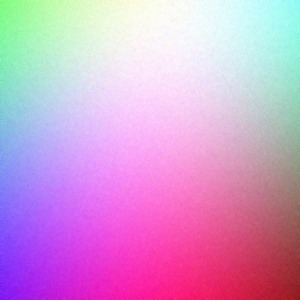
#> input picture server/dataset/train/REAL/real_000.jpg, 300 x 300 px
$ python train_local.py
#> lines starting #> are read from the running program, lines starting #| are printed output that depends on the picture
"""
PHANTOM PHOENIX — Local Dataset Trainer
Uses images already in server/dataset/ (no internet required)
  train/REAL/, train/FAKE/, val/REAL/, val/FAKE/
Same 35-feature ensemble as train_balanced.py
"""

import io
import os
import sys
import glob
import pickle
import numpy as np
from PIL import Image
from sklearn.ensemble import (
    RandomForestClassifier,
    GradientBoostingClassifier,
    ExtraTreesClassifier,
    VotingClassifier,
)
from sklearn.preprocessing import StandardScaler
from sklearn.pipeline import Pipeline
from sklearn.metrics import accuracy_score, classification_report
from collections import Counter

sys.stdout.reconfigure(encoding="utf-8", errors="replace")

# ─────────────────────────────────────────────
# CONFIG
# ─────────────────────────────────────────────
BASE_DIR        = os.path.join("server", "dataset")
MODEL_SAVE_PATH = os.path.join("server", "forensic_model.pkl")
JPEG_AUGMENT_Q  = 75


# ─────────────────────────────────────────────
# JPEG AUGMENTATION
# ─────────────────────────────────────────────
def jpeg_compress(pil_img, quality=75):
    buf = io.BytesIO()
    pil_img.save(buf, format="JPEG", quality=quality)
    buf.seek(0)
    return Image.open(buf).copy()


# ─────────────────────────────────────────────
# 35-FEATURE EXTRACTION  (matches ml_server.py)
# ─────────────────────────────────────────────
def extract_forensic_features(pil_img):
    img = pil_img.convert("RGB").resize((224, 224))
    arr = np.array(img, dtype=np.float32)
    r, g, b = arr[:, :, 0], arr[:, :, 1], arr[:, :, 2]

    r_mean, g_mean, b_mean = r.mean(), g.mean(), b.mean()
    r_std,  g_std,  b_std  = r.std(),  g.std(),  b.std()

    gray = 0.2989 * r + 0.5870 * g + 0.1140 * b

    lap = np.abs(gray[1:-1, 1:-1] * 4 - gray[0:-2, 1:-1]
                 - gray[2:, 1:-1] - gray[1:-1, 0:-2] - gray[1:-1, 2:])
    noise_var  = float(lap.var())
    noise_mean = float(lap.mean())

    fft   = np.fft.fft2(gray)
    fft_s = np.fft.fftshift(fft)
    mag   = np.abs(fft_s)
    h, w  = gray.shape
    ch, cw = h // 2, w // 2
    high_freq = float(np.sum(mag) - np.sum(mag[ch-20:ch+20, cw-20:cw+20]))
    fft_ratio = high_freq / (float(np.sum(mag)) + 1e-6)

    gx = gray[1:-1, 2:] - gray[1:-1, :-2]
    gy = gray[2:, 1:-1] - gray[:-2, 1:-1]
    grad_mag  = np.sqrt(gx**2 + gy**2)
    grad_mean = float(grad_mag.mean())
    grad_std  = float(grad_mag.std())

    def skewness(ch):
        m = ch.mean(); s = ch.std() + 1e-6
        return float(((ch - m) ** 3).mean() / s ** 3)
    r_skew, g_skew, b_skew = skewness(r), skewness(g), skewness(b)

    gray_u8 = gray.astype(np.uint8)
    hist, _ = np.histogram(gray_u8, bins=256, range=(0, 256))
    hist_n  = hist / (hist.sum() + 1e-6)
    entropy = float(-np.sum(hist_n * np.log2(hist_n + 1e-9)))

    def kurtosis(ch):
        m = ch.mean(); s = ch.std() + 1e-6
        return float(((ch - m) ** 4).mean() / s ** 4)
    r_kurt, g_kurt, b_kurt = kurtosis(r), kurtosis(g), kurtosis(b)

    def corr(a, b_ch):
        a_f, b_f = a.flatten(), b_ch.flatten()
        return float(np.corrcoef(a_f, b_f)[0, 1])
    rg_corr = corr(r, g); rb_corr = corr(r, b); gb_corr = corr(g, b)

    def block_var_std(ch, block=8):
        rows, cols = ch.shape[0] // block, ch.shape[1] // block
        vars_ = [float(ch[i*block:(i+1)*block, j*block:(j+1)*block].var())
                 for i in range(rows) for j in range(cols)]
        return float(np.std(vars_)) if vars_ else 0.0
    bv_r, bv_g, bv_b = block_var_std(r), block_var_std(g), block_var_std(b)

    def dct_hf_energy(ch, block=8):
        rows, cols = ch.shape[0] // block, ch.shape[1] // block
        energies = []
        for i in range(rows):
            for j in range(cols):
                patch = ch[i*block:(i+1)*block, j*block:(j+1)*block]
                f = np.fft.fft2(patch)
                mag_b = np.abs(f)
                total = mag_b.sum() + 1e-6
                energies.append(float((total - mag_b[0, 0]) / total))
        return float(np.mean(energies)) if energies else 0.0
    dct_r, dct_g, dct_b = dct_hf_energy(r), dct_hf_energy(g), dct_hf_energy(b)

    def michelson_contrast(ch, block=16):
        rows, cols = ch.shape[0] // block, ch.shape[1] // block
        contrasts = []
        for i in range(rows):
            for j in range(cols):
                patch = ch[i*block:(i+1)*block, j*block:(j+1)*block]
                mn, mx = patch.min(), patch.max()
                contrasts.append(float((mx - mn) / (mx + mn + 1e-6)))
        return float(np.mean(contrasts)) if contrasts else 0.0
    mc_r, mc_g, mc_b = michelson_contrast(r), michelson_contrast(g), michelson_contrast(b)

    def box_blur(ch, kernel=5):
        from numpy.lib.stride_tricks import as_strided
        pad = kernel // 2
        padded = np.pad(ch, pad, mode='reflect')
        view_shape = (ch.shape[0], ch.shape[1], kernel, kernel)
        strides = padded.strides + padded.strides
        patches = as_strided(padded, shape=view_shape, strides=strides)
        return patches.mean(axis=(2, 3))
    residual = gray - box_blur(gray, kernel=5)
    res_mean, res_std = float(residual.mean()), float(residual.std())

    img_hsv  = np.array(img.convert("HSV"), dtype=np.float32)
    sat, hue = img_hsv[:, :, 1], img_hsv[:, :, 0]
    sat_mean, sat_std, hue_std = float(sat.mean()), float(sat.std()), float(hue.std())

    return [
        r_mean, g_mean, b_mean, r_std,  g_std,  b_std,
        noise_var, noise_mean, fft_ratio,
        grad_mean, grad_std,
        r_skew, g_skew, b_skew,
        entropy,
        r_kurt, g_kurt, b_kurt,
        rg_corr, rb_corr, gb_corr,
        bv_r, bv_g, bv_b,
        dct_r, dct_g, dct_b,
        mc_r, mc_g, mc_b,
        res_mean, res_std,
        sat_mean, sat_std, hue_std,
    ]


# ─────────────────────────────────────────────
# LOAD FROM LOCAL FOLDER
# ─────────────────────────────────────────────
def load_split(split_name, augment=False):
    X, y = [], []
    split_dir = os.path.join(BASE_DIR, split_name)

    for label_name, label_val in [("REAL", 0), ("FAKE", 1)]:
        folder = os.path.join(split_dir, label_name)
        files  = sorted(glob.glob(os.path.join(folder, "*.jpg")) +
                        glob.glob(os.path.join(folder, "*.png")) +
                        glob.glob(os.path.join(folder, "*.jpeg")))
        print(f"  [{split_name}/{label_name}] {len(files)} images found")

        for i, fpath in enumerate(files):
            try:
                img  = Image.open(fpath).convert("RGB")
                feat = extract_forensic_features(img)
                X.append(feat)
                y.append(label_val)

                if augment:
                    aug_feat = extract_forensic_features(jpeg_compress(img, JPEG_AUGMENT_Q))
                    X.append(aug_feat)
                    y.append(label_val)

                if (i + 1) % 20 == 0:
                    print(f"    -> {i+1}/{len(files)} done")
            except Exception as e:
                print(f"    [!] Skipped {fpath}: {e}")

    print(f"  [{split_name}] Total: {len(X)} samples | Distribution: {dict(Counter(y))}")
    return np.array(X), np.array(y)


# ─────────────────────────────────────────────
# MAIN
# ─────────────────────────────────────────────
def main():
    print("=" * 65)
    print("  PHANTOM PHOENIX - Local Dataset Trainer")
    print("  35 Forensic Features | JPEG Augmentation | Ensemble")
    print("=" * 65)

    print(f"\n[1/4] Loading local dataset from: {BASE_DIR}")
    print("\nExtracting TRAIN features...")
    X_train, y_train = load_split("train", augment=True)
#> in load_split, img is the input picture: PIL image 300x300 RGB; mean R, G, B 210.5, 157.1, 208.1
#> in extract_forensic_features, `r, g, b = arr[:, :, 0], arr[:, :, 1], arr[:, :, 2]`:
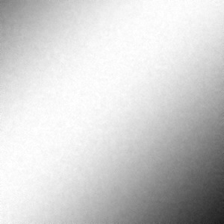
#> b: shape (224, 224) float32; min 26, max 255, mean 208.1
#> in extract_forensic_features, `r_mean, g_mean, b_mean = r.mean(), g.mean(), b.mean()`: r_mean = 210.5; g_mean = 157.1; b_mean = 208.1
#> in extract_forensic_features, `r_std,  g_std,  b_std  = r.std(),  g.std(),  b.std()`: r_std = 36.41; g_std = 74.68; b_std = 49.45
#> in extract_forensic_features, `lap = np.abs(gray[1:-1, 1:-1] * 4 - gray[0:-2, 1:-1] - gray[2:, 1:-1] ..`:
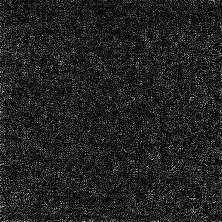
#> lap: shape (222, 222) float32; min 0, max 32.28, mean 4; drawn with min black and max white
#> in extract_forensic_features, `noise_var  = float(lap.var())`: noise_var = 9.81
#> in extract_forensic_features, `noise_mean = float(lap.mean())`: noise_mean = 4
#> in extract_forensic_features, `high_freq = float(np.sum(mag) - np.sum(mag[ch-20:ch+20, cw-20:cw+20]))`: high_freq = 20830623.3
#> in extract_forensic_features, `fft_ratio = high_freq / (float(np.sum(mag)) + 1e-6)`: fft_ratio = 0.486
#> in extract_forensic_features, `grad_mag  = np.sqrt(gx**2 + gy**2)`:
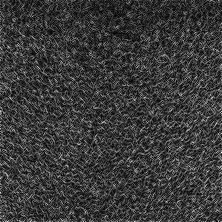
#> grad_mag: shape (222, 222) float32; min 0, max 15.6, mean 3.58; drawn with min black and max white
#> in extract_forensic_features, `grad_mean = float(grad_mag.mean())`: grad_mean = 3.58
#> in extract_forensic_features, `grad_std  = float(grad_mag.std())`: grad_std = 1.91
#> in skewness, `m = ch.mean()`: m = 210.5
#> in skewness, `s = ch.std() + 1e-06`: s = 36.41
#> in extract_forensic_features, `r_skew, g_skew, b_skew = skewness(r), skewness(g), skewness(b)`: r_skew = -0.579; g_skew = -0.266; b_skew = -1.35
#> in extract_forensic_features, `hist, _ = np.histogram(gray_u8, bins=256, range=(0, 256))`: hist = 256 values, max 478 at index 247, min 0 at index 0, mean 196
#> in extract_forensic_features, `hist_n  = hist / (hist.sum() + 1e-6)`: hist_n = 256 values, max 0.00953 at index 247, min 0 at index 0, mean 0.00391
#> in extract_forensic_features, `entropy = float(-np.sum(hist_n * np.log2(hist_n + 1e-9)))`: entropy = 7.39
#> in kurtosis, `m = ch.mean()`: m = 210.5
#> in kurtosis, `s = ch.std() + 1e-06`: s = 36.41
#> in extract_forensic_features, `r_kurt, g_kurt, b_kurt = kurtosis(r), kurtosis(g), kurtosis(b)`: r_kurt = 2.08; g_kurt = 1.66; b_kurt = 4.08
#> in extract_forensic_features, `rg_corr = corr(r, g)`: rg_corr = 0.000849
#> in extract_forensic_features, `rb_corr = corr(r, b)`: rb_corr = 0.189
#> in extract_forensic_features, `gb_corr = corr(g, b)`: gb_corr = 0.495
#> in block_var_std, `vars_ = [float(ch[i*block:(i+1)*block, j*block:(j+1)*block].var()) for..`: vars_ = 784 values, max 36.15 at index 280, min 1.62 at index 689, mean 11.5
#> in extract_forensic_features, `bv_r, bv_g, bv_b = block_var_std(r), block_var_std(g), block_var_std(b)`: bv_r = 6.93; bv_g = 5.27; bv_b = 6.37
#> after the loop in dct_hf_energy, `for i in range(rows):`: energies = 784 values, max 0.177 at index 280, min 0.0332 at index 603, mean 0.0791
#> in extract_forensic_features, `dct_r, dct_g, dct_b = dct_hf_energy(r), dct_hf_energy(g), dct_hf_energ..`: dct_r = 0.0791; dct_g = 0.132; dct_b = 0.0867
#> after the loop in michelson_contrast, `for i in range(rows):`: contrasts = 196 values, max 0.143 at index 70, min 0.0159 at index 161, mean 0.0616
#> in extract_forensic_features, `mc_r, mc_g, mc_b = michelson_contrast(r), michelson_contrast(g), miche..`: mc_r = 0.0616; mc_g = 0.116; mc_b = 0.0706
#> in box_blur, `strides = padded.strides + padded.strides`: strides = (912, 4, 912, 4)
#> in extract_forensic_features, `res_mean, res_std = float(residual.mean()), float(residual.std())`: res_mean = -0.00499; res_std = 1.7
#> in extract_forensic_features, `sat, hue = img_hsv[:, :, 1], img_hsv[:, :, 0]`:
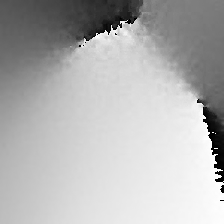
#> hue: shape (224, 224) float32; min 0, max 254, mean 179.3
#> in extract_forensic_features, `sat_mean, sat_std, hue_std = float(sat.mean()), float(sat.std()), floa..`: sat_mean = 99.24; sat_std = 66.85; hue_std = 59.49
#> in load_split, `feat = extract_forensic_features(img)`: feat = 35 values, max 210.5 at index 0, min -1.35 at index 13, mean 29.03
#> in extract_forensic_features (call 2), `r_mean, g_mean, b_mean = r.mean(), g.mean(), b.mean()`: r_mean = 210.6; b_mean = 208.2
#> in extract_forensic_features (call 2), `r_std,  g_std,  b_std  = r.std(),  g.std(),  b.std()`: r_std = 36.38; g_std = 74.69; b_std = 49.49
#> in extract_forensic_features (call 2), `lap = np.abs(gray[1:-1, 1:-1] * 4 - gray[0:-2, 1:-1] - gray[2:, 1:-1] ..`:
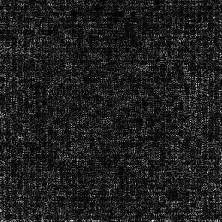
#> lap: shape (222, 222) float32; min 0, max 23.32, mean 2.9; drawn with min black and max white
#> in extract_forensic_features (call 2), `noise_var  = float(lap.var())`: noise_var = 6.27
#> in extract_forensic_features (call 2), `noise_mean = float(lap.mean())`: noise_mean = 2.92
#> in extract_forensic_features (call 2), `high_freq = float(np.sum(mag) - np.sum(mag[ch-20:ch+20, cw-20:cw+20]))`: high_freq = 18598746.7
#> in extract_forensic_features (call 2), `fft_ratio = high_freq / (float(np.sum(mag)) + 1e-6)`: fft_ratio = 0.458
#> in extract_forensic_features (call 2), `grad_mag  = np.sqrt(gx**2 + gy**2)`:
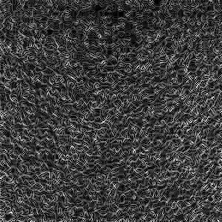
#> grad_mag: shape (222, 222) float32; min 0, max 13.7, mean 3.32; drawn with min black and max white
#> in extract_forensic_features (call 2), `grad_mean = float(grad_mag.mean())`: grad_mean = 3.32
#> in extract_forensic_features (call 2), `grad_std  = float(grad_mag.std())`: grad_std = 1.83
#> in extract_forensic_features (call 2), `r_skew, g_skew, b_skew = skewness(r), skewness(g), skewness(b)`: r_skew = -0.576; b_skew = -1.36
#> in extract_forensic_features (call 2), `hist, _ = np.histogram(gray_u8, bins=256, range=(0, 256))`: hist = 256 values, max 506 at index 247, min 0 at index 0, mean 196
#> in extract_forensic_features (call 2), `hist_n  = hist / (hist.sum() + 1e-6)`: hist_n = 256 values, max 0.0101 at index 247, min 0 at index 0, mean 0.00391
#> in extract_forensic_features (call 2), `r_kurt, g_kurt, b_kurt = kurtosis(r), kurtosis(g), kurtosis(b)`: r_kurt = 2.07
#> in extract_forensic_features (call 2), `rg_corr = corr(r, g)`: rg_corr = 0.00132
#> in extract_forensic_features (call 2), `bv_r, bv_g, bv_b = block_var_std(r), block_var_std(g), block_var_std(b)`: bv_r = 6.57; bv_g = 4.98; bv_b = 6.29
#> in extract_forensic_features (call 2), `dct_r, dct_g, dct_b = dct_hf_energy(r), dct_hf_energy(g), dct_hf_energ..`: dct_r = 0.0726; dct_g = 0.121; dct_b = 0.08
#> in extract_forensic_features (call 2), `mc_r, mc_g, mc_b = michelson_contrast(r), michelson_contrast(g), miche..`: mc_r = 0.0594; mc_g = 0.111; mc_b = 0.0684
#> in extract_forensic_features (call 2), `residual = gray - box_blur(gray, kernel=5)`:
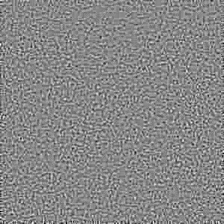
#> residual: shape (224, 224) float32; min -8.89, max 7.79, mean -0.00507; drawn with min black and max white
#> in extract_forensic_features (call 2), `res_mean, res_std = float(residual.mean()), float(residual.std())`: res_mean = -0.00507; res_std = 1.57
#> in extract_forensic_features (call 2), `sat_mean, sat_std, hue_std = float(sat.mean()), float(sat.std()), floa..`: sat_mean = 99.25; hue_std = 59.17
#> in load_split, `aug_feat = extract_forensic_features(jpeg_compress(img, JPEG_AUGMENT_Q))`: aug_feat = 35 values, max 210.6 at index 0, min -1.36 at index 13, mean 28.86
#> pass 2 of the loop in load_split, `for label_name, label_val in [("REAL", 0), ("FAKE", 1)]:`:
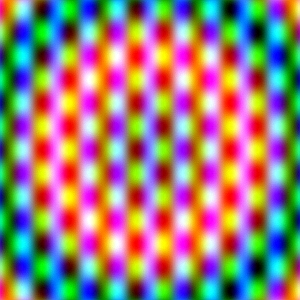
#> input picture server/dataset/train/FAKE/fake_000.jpg, 300 x 300 px
#> in load_split, img is the input picture: PIL image 300x300 RGB; mean R, G, B 150.5, 127.5, 123.1
#> img: PIL image 224x224 RGB
#> r_mean = 150.5; g_mean = 127.5; b_mean = 123.1
#> r_std = 85.81; g_std = 68.94; b_std = 94.15
#> in extract_forensic_features (call 3), `lap = np.abs(gray[1:-1, 1:-1] * 4 - gray[0:-2, 1:-1] - gray[2:, 1:-1] ..`:
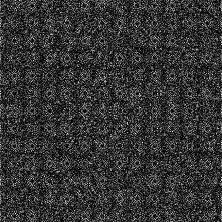
#> lap: shape (222, 222) float32; min 0, max 20.76, mean 4.3; drawn with min black and max white
#> noise_var = 10.62
#> noise_mean = 4.34
#> high_freq = 21730729.8
#> fft_ratio = 0.333
#> in extract_forensic_features (call 3), `gx = gray[1:-1, 2:] - gray[1:-1, :-2]`:
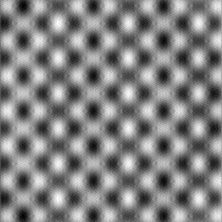
#> gx: shape (222, 222) float32; min -44.08, max 42.82, mean 0.1; drawn with min black and max white
#> grad_mean = 20.38
#> grad_std = 7.64
#> r_skew = -0.423; g_skew = 0.000504; b_skew = 0.0785
#> hist = 256 values, max 422 at index 130, min 0 at index 255, mean 196
#> hist_n = 256 values, max 0.00841 at index 130, min 0 at index 255, mean 0.00391
#> entropy = 7.65
#> r_kurt = 1.76; g_kurt = 2.17; b_kurt = 1.46
#> rg_corr = 0.00848
#> rb_corr = 0.0489
#> gb_corr = 0.00998
#> bv_r = 155.4; bv_g = 504.6; bv_b = 1925.4
#> dct_r = 0.306; dct_g = 0.575; dct_b = 0.565
#> mc_r = 0.45; mc_g = 0.901; mc_b = 0.944
#> res_mean = 0.0256; res_std = 3.2
#> sat_mean = 183; sat_std = 65.72; hue_std = 79.67
#> feat = 35 values, max 1925.4 at index 23, min -0.423 at index 11, mean 103.6
#> aug_feat = 35 values, max 1919.5 at index 23, min -0.422 at index 11, mean 103
#|   [train] Total: 4 samples | Distribution: {0: 2, 1: 2}
#> y_train = [0, 0, 1, 1]

    print("\nExtracting VAL features...")
    X_val, y_val = load_split("val", augment=False)
#> pass 2 of the loop in load_split, `for label_name, label_val in [("REAL", 0), ("FAKE", 1)]:`:
#|   [val] Total: 2 samples | Distribution: {0: 1, 1: 1}
#> y_val = [0, 1]

    print(f"\n  Train shape: {X_train.shape}  | Labels: {dict(Counter(y_train))}")
#|   Train shape: (4, 35)  | Labels: {0: 2, 1: 2}
    print(f"  Val   shape: {X_val.shape}    | Labels: {dict(Counter(y_val))}")
#|   Val   shape: (2, 35)    | Labels: {0: 1, 1: 1}
    print(f"  Feature vector size: {X_train.shape[1]}")
#|   Feature vector size: 35

    print("\n[3/4] Training ensemble (RF + GBT + ExtraTrees + StandardScaler)...")
    rf  = RandomForestClassifier(
        n_estimators=300, max_depth=25, random_state=42,
        n_jobs=-1, class_weight="balanced", min_samples_leaf=2
    )
    gbt = GradientBoostingClassifier(
        n_estimators=150, max_depth=6, learning_rate=0.08,
        random_state=42, subsample=0.8
    )
    et  = ExtraTreesClassifier(
        n_estimators=300, max_depth=25, random_state=42,
        n_jobs=-1, class_weight="balanced", min_samples_leaf=2
    )
    ensemble = VotingClassifier([("rf", rf), ("gbt", gbt), ("et", et)], voting="soft")
    pipeline = Pipeline([("scaler", StandardScaler()), ("classifier", ensemble)])

    print("  Fitting model (this may take 2–5 minutes)...")
    pipeline.fit(X_train, y_train)

    train_preds = pipeline.predict(X_train)
#> train_preds = [0, 0, 1, 1]
    val_preds   = pipeline.predict(X_val)
#> val_preds = [0, 1]
    train_acc   = accuracy_score(y_train, train_preds)
#> train_acc = 1
    val_acc     = accuracy_score(y_val,   val_preds)
#> val_acc = 1

    print("\n" + "=" * 65)
    print("  TRAINING RESULTS")
    print("=" * 65)
    print(f"  Training Accuracy   : {train_acc * 100:.2f}%")
#|   Training Accuracy   : 100.00%
    print(f"  Validation Accuracy : {val_acc   * 100:.2f}%")
#|   Validation Accuracy : 100.00%
    print("\nClassification Report (Validation):")
    print(classification_report(y_val, val_preds, target_names=["REAL", "FAKE"]))
#|               precision    recall  f1-score   support
#|         REAL       1.00      1.00      1.00         1
#|         FAKE       1.00      1.00      1.00         1
#|     accuracy                           1.00         2
#|    macro avg       1.00      1.00      1.00         2
#| weighted avg       1.00      1.00      1.00         2

    print(f"\n[4/4] Saving model -> {MODEL_SAVE_PATH}")
    os.makedirs(os.path.dirname(MODEL_SAVE_PATH), exist_ok=True)
    with open(MODEL_SAVE_PATH, "wb") as f:
        pickle.dump(pipeline, f)
    print(f"[DONE] Model saved -> {MODEL_SAVE_PATH}")
    print("  Restart ml_server.py to load the new model.")


if __name__ == "__main__":
    main()
